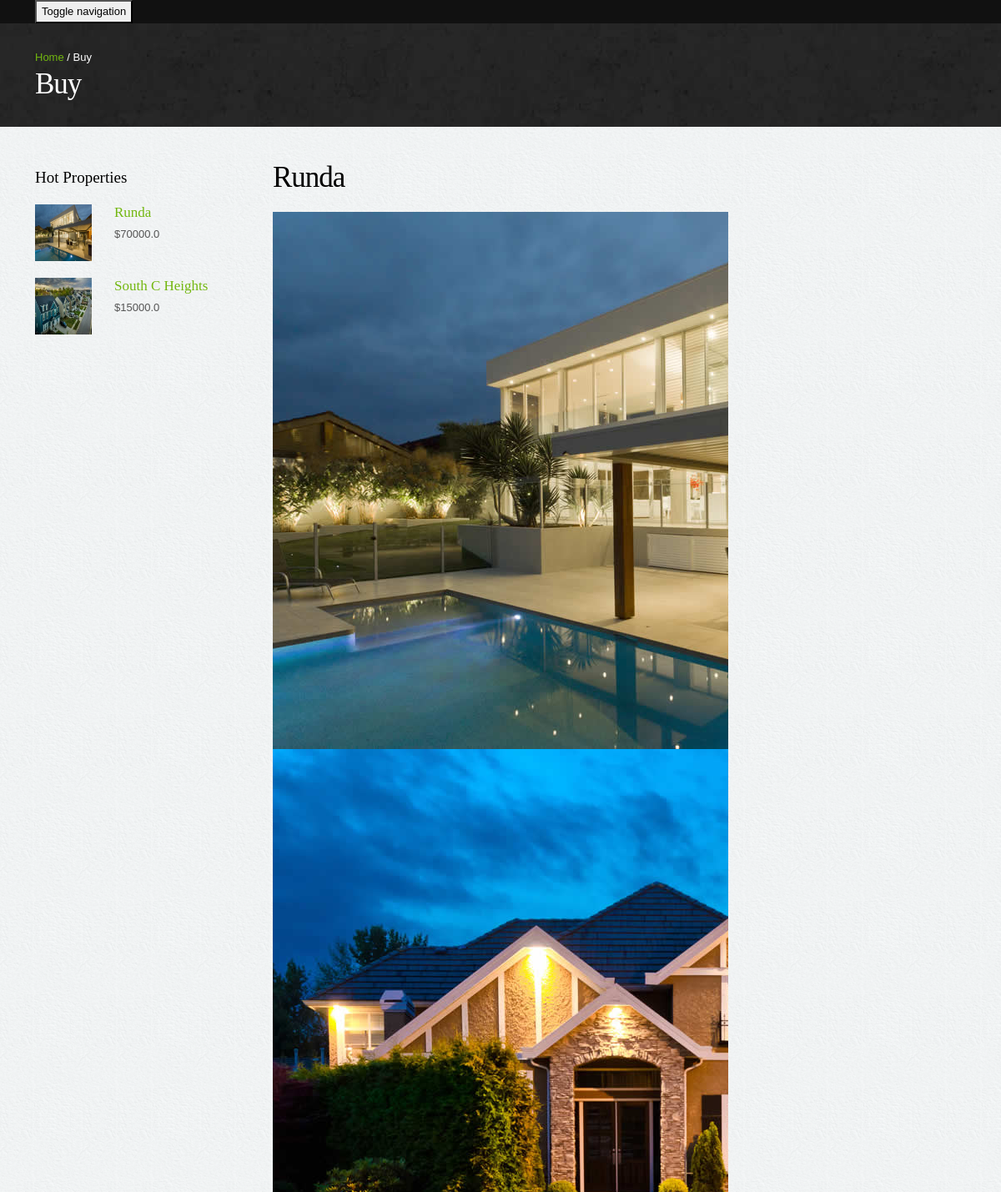
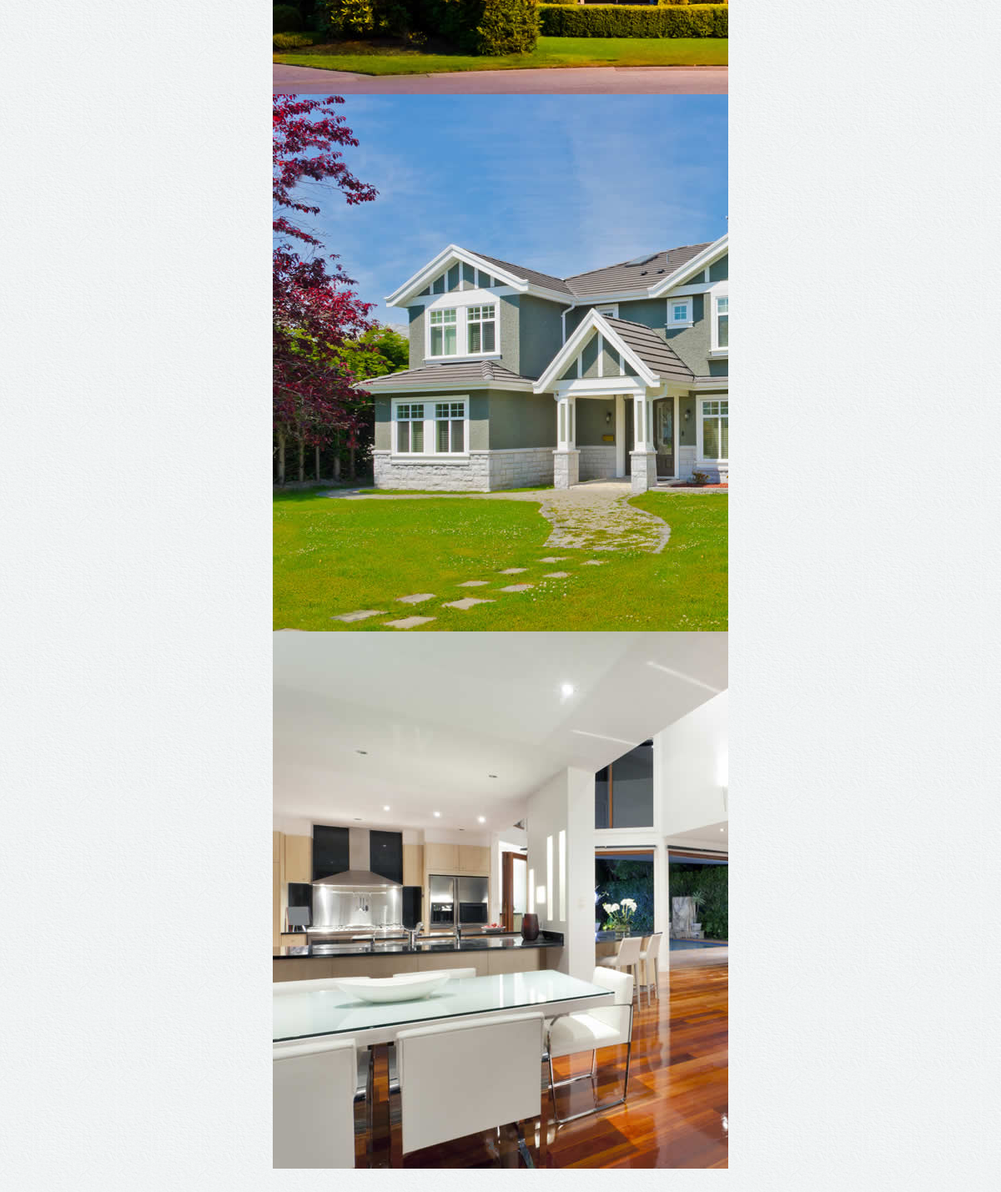
/property/detail/6/, run on the app's committed database (2 pictures, top to bottom).
### property/models.py (models this page shows, shortened)
class Property(models.Model):
    name = models.CharField(max_length=100)
    price = models.FloatField(verbose_name='Property Price')
    description = models.TextField (verbose_name='Property Details')
    location = models.CharField (max_length=200,verbose_name='Property Location')
    building_type = models.ForeignKey(BuildingType, on_delete=models.SET_NULL, null=True, verbose_name='Property Type')
    sale_type = models.ForeignKey(SaleType, on_delete=models.SET_NULL, null=True, verbose_name='Type of Sale')
    date_added = models.DateField(default=timezone.now, verbose_name='Date Registered')
    availability = models.BooleanField(default=True)
    bedrooms = models.IntegerField(default=0, verbose_name='Number of bedrooms')
    picture_1 = models.ImageField( blank=True, null=True,upload_to="property/")
    picture_2 = models.ImageField(blank=True, null=True, upload_to="property/")
    picture_3 = models.ImageField(blank=True, null=True, upload_to="property/")
    picture_4 = models.ImageField(blank=True, null=True, upload_to="property/")
    bathrooms = models.IntegerField(default=0, verbose_name='Number of Bathrooms')
    class Meta:
        verbose_name_plural = 'Properties'
        ordering = ['name', 'price']

### property/views.py (the view)
# urls.py: path('detail/<int:pk>/', views.PropertyDetailView.as_view(), name='detail'),
class PropertyDetailView(DetailView):
    model = Property
    extra_context  = {
        'hot_property_list': hot_properties(4)
    }

### templates/property/property_detail.html (shortened to what this page needs)
{% extends 'base.html' %}
{% load static %}
{% block content %}
<div class="inside-banner">
    <div class="container">
        <span class="pull-right"><a href="#">Home</a> / Buy</span>
        <h2>Buy</h2>
    </div>
</div>
<div class="container">
    <div class="properties-listing spacer">
        <div class="row">
            <div class="col-lg-3 col-sm-4 hidden-xs">
                <div class="hot-properties hidden-xs">
                    <h4>Hot Properties</h4>
                    {% for property in hot_property_list %}
                    <div class="row">
                        <div class="col-lg-4 col-sm-5">
                            <img src="{{ MEDIA_URL }}{{ property.picture_1 }}" class="img-responsive img-circle" alt="{{ property.name }}"/>
                        </div>
                        <div class="col-lg-8 col-sm-7">
                            <h5><a href="{% url 'property:detail' property.id %}">{{ property.name }}</a></h5>
                            <p class="price">${{ property.price }}</p>
                        </div>
                    </div>
                    {% endfor %}
                </div>
            </div>
            <div class="col-lg-9 col-sm-8 ">
                <h2>{{ property.name }}</h2>
                <div class="row">
                    <div class="col-lg-8">
                        <div class="property-images">
                            <div id="myCarousel" class="carousel slide" data-ride="carousel">
                                <ol class="carousel-indicators hidden-xs">
                                  </ol>
                                  <div class="carousel-inner">
                                    <div class="item active">
                                        <img src="{{ MEDIA_URL }}{{ property.picture_1 }}" class="properties" alt="{{ property.name }}" />
                                    </div>
                                    <div class="item">
                                        <img src="{{ MEDIA_URL }}{{ property.picture_2 }}" class="properties" alt="{{ property.name }}" />
                                    </div>
                                     <div class="item">
                                        <img src="{{ MEDIA_URL }}{{ property.picture_3 }}" class="properties" alt="{{ property.name }}" />
                                     </div>
                                     <div class="item ">
                                        <img src="{{ MEDIA_URL }}{{ property.picture_4 }}" class="properties" alt="{{ property.name }}" />
                                     </div>
                                  </div>
                            </div>
                        </div>
                    </div>
                </div>
            </div>
        </div>
    </div>
</div>
{% endblock %}

### static/assets/styles.css (style rules this page uses)
body { color:#555; font:normal 13px/22px Arial; background:url(../images/bgmain.png) #eee; }
h1,h2,h3,h4,h5 { font-weight:normal; font-family: din;margin: 0;padding: 0;color: #000 }
h2 { font-size: 35px; letter-spacing: -1px;margin-bottom: 20px; }
h4 { margin: 10px 0; font-size: 19px; }
h5 { margin: 0 0 5px 0; font-size: 17px; }
p { margin-bottom: 30px; }
a { color:#72b70f; text-decoration:none;outline: none; }
.spacer { margin-top: 40px;margin-bottom:40px; }
.inside-banner { background:url(../images/bginside.jpg) #222;color: #fff; padding: 30px 0; }
.inside-banner h2 { margin: 0; color: #fff; }
.inside-banner span { margin-top: 10px; }
.hot-properties { margin-bottom: 50px; }
.hot-properties img { width: 68px; height: 68px; }
.hot-properties h4 { margin-bottom: 20px; }
.hot-properties .row { margin-bottom: 20px; }
.hot-properties .row p { margin-bottom: 5px; }

### data on the page
Property: picture_1 (picture), name "Runda", price "70000.0", picture_2 (picture), picture_3 (picture), picture_4 (picture)
Property: picture_1 (picture), name "South C Heights", price "15000.0"
